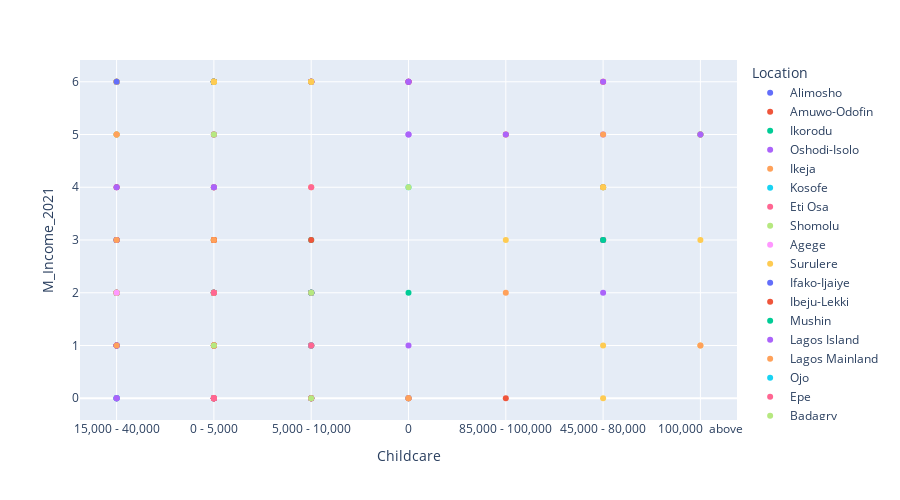

The code cell stored with this chart in its notebook:
### Markdown cell above
Inference

Areas in Lagos State will be represented by three categories. The Higher Category ranging from  70,000 - 95,000 and 100,000 above.  The medium Category ranging from 15,000 - 40,000, and 45,000 - 65,000, the lower Category ranging from 0 - 5,000, and  5,000 - 10,000. 

Areas in Lagos with Higher monthly cost of Clothing are; Lagos Island, Surulere, Eti Osa, Ibeju-lekki, Ifako-ijaiye, and Lagos Mainland

Areas in Lagos state with Medium monthly cost of Clothing are; Agege, Lagos Island, Lagos Mainland, and Oshodi-Isolo.

While Areas in Lagos state with low monthly cost of Clothing are; Badagry, Epe, Ikorodu,  Ibeju lekki, Ajeromi, Shomolu, lagos mainland, Apapa and Eti-Osa.

### Code cell
# plotting a scatter graph that shows the relationship between Monthly Childcare	 
# and Monthly Income using year 2021.
px.scatter(cl_df, y="M_Income_2021", x="Childcare", color="Location", size_max=60, height=500,)

### Figure 1 — Plotly figure (JSON) as saved in the notebook; plotly's stock layout.template omitted (floating-point values rounded to 4 significant figures)
{"data": [{"hovertemplate": "Location=Alimosho<br>Childcare=%{x}<br>M_Income_2021=%{y}<extra></extra>", "legendgroup": "Alimosho", "marker": {"color": "#636efa", "symbol": "circle"}, "mode": "markers", "name": "Alimosho", "orientation": "v", "showlegend": true, "type": "scatter", "x": ["15,000 - 40,000", "15,000 - 40,000", "0 - 5,000", "0 - 5,000", "0 - 5,000", "0 - 5,000", "5,000 - 10,000", "0 - 5,000", 0, "0 - 5,000", "0 - 5,000"], "xaxis": "x", "y": [0, 6, 6, 0, 6, 6, 0, 2, 6, 0, 6], "yaxis": "y"}, {"hovertemplate": "Location=Amuwo-Odofin<br>Childcare=%{x}<br>M_Income_2021=%{y}<extra></extra>", "legendgroup": "Amuwo-Odofin", "marker": {"color": "#EF553B", "symbol": "circle"}, "mode": "markers", "name": "Amuwo-Odofin", "orientation": "v", "showlegend": true, "type": "scatter", "x": ["0 - 5,000", "0 - 5,000", "85,000 - 100,000", "0 - 5,000", "0 - 5,000", "5,000 - 10,000", "15,000 - 40,000", "0 - 5,000", "15,000 - 40,000", "5,000 - 10,000", "0 - 5,000", "0 - 5,000", "0 - 5,000", "5,000 - 10,000"], "xaxis": "x", "y": [6, 6, 5, 1, 0, 2, 2, 3, 2, 1, 6, 6, 6, 2], "yaxis": "y"}, {"hovertemplate": "Location=Ikorodu<br>Childcare=%{x}<br>M_Income_2021=%{y}<extra></extra>", "legendgroup": "Ikorodu", "marker": {"color": "#00cc96", "symbol": "circle"}, "mode": "markers", "name": "Ikorodu", "orientation": "v", "showlegend": true, "type": "scatter", "x": ["0 - 5,000", "0 - 5,000", "0 - 5,000", "15,000 - 40,000", "0 - 5,000", "45,000 - 80,000", "0 - 5,000", "0 - 5,000", 0, "15,000 - 40,000", "0 - 5,000", "0 - 5,000", "15,000 - 40,000", "0 - 5,000", "5,000 - 10,000", "0 - 5,000", "0 - 5,000", "5,000 - 10,000", "0 - 5,000", "15,000 - 40,000", "5,000 - 10,000", "5,000 - 10,000", "15,000 - 40,000", "5,000 - 10,000", "5,000 - 10,000"], "xaxis": "x", "y": [6, 5, 6, 3, 6, 4, 0, 6, 2, 5, 2, 2, 6, 2, 2, 3, 6, 3, 6, 2, 1, 2, 1, 2, 2], "yaxis": "y"}, {"hovertemplate": "Location=Oshodi-Isolo<br>Childcare=%{x}<br>M_Income_2021=%{y}<extra></extra>", "legendgroup": "Oshodi-Isolo", "marker": {"color": "#ab63fa", "symbol": "circle"}, "mode": "markers", "name": "Oshodi-Isolo", "orientation": "v", "showlegend": true, "type": "scatter", "x": ["0 - 5,000", "0 - 5,000", "15,000 - 40,000", "5,000 - 10,000", 0, "15,000 - 40,000", "15,000 - 40,000", "15,000 - 40,000", "0 - 5,000", "0 - 5,000"], "xaxis": "x", "y": [6, 2, 0, 6, 1, 6, 0, 4, 2, 2], "yaxis": "y"}, {"hovertemplate": "Location=Ikeja<br>Childcare=%{x}<br>M_Income_2021=%{y}<extra></extra>", "legendgroup": "Ikeja", "marker": {"color": "#FFA15A", "symbol": "circle"}, "mode": "markers", "name": "Ikeja", "orientation": "v", "showlegend": true, "type": "scatter", "x": ["15,000 - 40,000", "15,000 - 40,000", "15,000 - 40,000", "0 - 5,000", "100,000  above", "0 - 5,000", "0 - 5,000", "15,000 - 40,000", "0 - 5,000", "0 - 5,000", "5,000 - 10,000", "15,000 - 40,000", "45,000 - 80,000", "5,000 - 10,000", "0 - 5,000", "5,000 - 10,000", "100,000  above", 0, "45,000 - 80,000", "5,000 - 10,000", "45,000 - 80,000", "45,000 - 80,000", "45,000 - 80,000", "0 - 5,000", "0 - 5,000", "15,000 - 40,000", "0 - 5,000", "15,000 - 40,000", "0 - 5,000", "0 - 5,000", "5,000 - 10,000", "5,000 - 10,000", "15,000 - 40,000", "0 - 5,000", "5,000 - 10,000"], "xaxis": "x", "y": [5, 1, 6, 3, 5, 6, 2, 1, 0, 1, 2, 0, 4, 4, 0, 1, 5, 0, 6, 0, 3, 3, 4, 0, 2, 2, 0, 3, 3, 6, 0, 6, 0, 2, 6], "yaxis": "y"}, {"hovertemplate": "Location=Kosofe<br>Childcare=%{x}<br>M_Income_2021=%{y}<extra></extra>", "legendgroup": "Kosofe", "marker": {"color": "#19d3f3", "symbol": "circle"}, "mode": "markers", "name": "Kosofe", "orientation": "v", "showlegend": true, "type": "scatter", "x": ["0 - 5,000", 0, "0 - 5,000", "15,000 - 40,000", "15,000 - 40,000", "15,000 - 40,000", "0 - 5,000", 0, "0 - 5,000", "0 - 5,000", "0 - 5,000", "15,000 - 40,000", 0, "15,000 - 40,000", "100,000  above", "0 - 5,000", "0 - 5,000", "0 - 5,000", "15,000 - 40,000"], "xaxis": "x", "y": [0, 4, 1, 3, 1, 0, 6, 0, 6, 1, 3, 0, 0, 3, 5, 2, 6, 2, 0], "yaxis": "y"}, {"hovertemplate": "Location=Eti Osa<br>Childcare=%{x}<br>M_Income_2021=%{y}<extra></extra>", "legendgroup": "Eti Osa", "marker": {"color": "#FF6692", "symbol": "circle"}, "mode": "markers", "name": "Eti Osa", "orientation": "v", "showlegend": true, "type": "scatter", "x": ["0 - 5,000", "0 - 5,000", "0 - 5,000", 0, "0 - 5,000", "0 - 5,000", "0 - 5,000", 0, "0 - 5,000", "5,000 - 10,000", "0 - 5,000", "45,000 - 80,000", "0 - 5,000", "0 - 5,000", "15,000 - 40,000", "100,000  above", "0 - 5,000", "5,000 - 10,000", "45,000 - 80,000", "15,000 - 40,000", "0 - 5,000", "0 - 5,000", "0 - 5,000", 0, "0 - 5,000", "5,000 - 10,000", "0 - 5,000", "5,000 - 10,000", "5,000 - 10,000", "5,000 - 10,000"], "xaxis": "x", "y": [1, 3, 2, 0, 1, 4, 4, 6, 0, 4, 5, 6, 6, 5, 3, 5, 4, 1, 3, 6, 0, 1, 0, 6, 0, 6, 0, 6, 1, 6], "yaxis": "y"}, {"hovertemplate": "Location=Shomolu<br>Childcare=%{x}<br>M_Income_2021=%{y}<extra></extra>", "legendgroup": "Shomolu", "marker": {"color": "#B6E880", "symbol": "circle"}, "mode": "markers", "name": "Shomolu", "orientation": "v", "showlegend": true, "type": "scatter", "x": ["45,000 - 80,000", 0, "0 - 5,000", "0 - 5,000", "0 - 5,000", "15,000 - 40,000", "15,000 - 40,000", "0 - 5,000", "100,000  above", "0 - 5,000", "0 - 5,000", "0 - 5,000", "0 - 5,000"], "xaxis": "x", "y": [3, 4, 5, 2, 6, 2, 6, 2, 5, 2, 4, 2, 2], "yaxis": "y"}, {"hovertemplate": "Location=Agege<br>Childcare=%{x}<br>M_Income_2021=%{y}<extra></extra>", "legendgroup": "Agege", "marker": {"color": "#FF97FF", "symbol": "circle"}, "mode": "markers", "name": "Agege", "orientation": "v", "showlegend": true, "type": "scatter", "x": ["15,000 - 40,000", "15,000 - 40,000", "5,000 - 10,000", "15,000 - 40,000", "5,000 - 10,000", "15,000 - 40,000", "15,000 - 40,000", "0 - 5,000", "0 - 5,000", "5,000 - 10,000"], "xaxis": "x", "y": [0, 1, 2, 2, 6, 2, 2, 2, 2, 2], "yaxis": "y"}, {"hovertemplate": "Location=Surulere<br>Childcare=%{x}<br>M_Income_2021=%{y}<extra></extra>", "legendgroup": "Surulere", "marker": {"color": "#FECB52", "symbol": "circle"}, "mode": "markers", "name": "Surulere", "orientation": "v", "showlegend": true, "type": "scatter", "x": ["0 - 5,000", "45,000 - 80,000", "0 - 5,000", "0 - 5,000", "0 - 5,000", "0 - 5,000", "0 - 5,000", "5,000 - 10,000", "0 - 5,000", "45,000 - 80,000", "45,000 - 80,000", "85,000 - 100,000", "15,000 - 40,000", "0 - 5,000", "100,000  above", "100,000  above", "0 - 5,000", "0 - 5,000", "0 - 5,000", "5,000 - 10,000", "15,000 - 40,000", "0 - 5,000", "5,000 - 10,000", "45,000 - 80,000", "15,000 - 40,000", "15,000 - 40,000", "0 - 5,000", "0 - 5,000", "5,000 - 10,000", "0 - 5,000", "15,000 - 40,000"], "xaxis": "x", "y": [3, 1, 2, 0, 6, 2, 2, 6, 2, 3, 0, 3, 5, 3, 1, 3, 3, 4, 3, 1, 2, 6, 1, 4, 6, 6, 2, 2, 0, 0, 1], "yaxis": "y"}, {"hovertemplate": "Location=Ifako-Ijaiye<br>Childcare=%{x}<br>M_Income_2021=%{y}<extra></extra>", "legendgroup": "Ifako-Ijaiye", "marker": {"color": "#636efa", "symbol": "circle"}, "mode": "markers", "name": "Ifako-Ijaiye", "orientation": "v", "showlegend": true, "type": "scatter", "x": ["5,000 - 10,000", "0 - 5,000", "0 - 5,000", "0 - 5,000", "15,000 - 40,000", "15,000 - 40,000", "15,000 - 40,000", "0 - 5,000", "45,000 - 80,000", "5,000 - 10,000", "15,000 - 40,000", "0 - 5,000", "15,000 - 40,000", "15,000 - 40,000"], "xaxis": "x", "y": [6, 2, 0, 6, 1, 2, 2, 6, 3, 6, 1, 0, 0, 6], "yaxis": "y"}, {"hovertemplate": "Location=Ibeju-Lekki<br>Childcare=%{x}<br>M_Income_2021=%{y}<extra></extra>", "legendgroup": "Ibeju-Lekki", "marker": {"color": "#EF553B", "symbol": "circle"}, "mode": "markers", "name": "Ibeju-Lekki", "orientation": "v", "showlegend": true, "type": "scatter", "x": [0, "85,000 - 100,000", "0 - 5,000", "0 - 5,000", "0 - 5,000", "15,000 - 40,000", "15,000 - 40,000", "0 - 5,000", "0 - 5,000", "0 - 5,000", "5,000 - 10,000", "5,000 - 10,000", "0 - 5,000", "15,000 - 40,000", "5,000 - 10,000"], "xaxis": "x", "y": [6, 0, 1, 3, 6, 1, 3, 0, 3, 1, 6, 3, 0, 4, 0], "yaxis": "y"}, {"hovertemplate": "Location=Mushin<br>Childcare=%{x}<br>M_Income_2021=%{y}<extra></extra>", "legendgroup": "Mushin", "marker": {"color": "#00cc96", "symbol": "circle"}, "mode": "markers", "name": "Mushin", "orientation": "v", "showlegend": true, "type": "scatter", "x": ["45,000 - 80,000", "5,000 - 10,000", "0 - 5,000", "0 - 5,000", "0 - 5,000", "0 - 5,000", "5,000 - 10,000"], "xaxis": "x", "y": [3, 0, 6, 2, 2, 6, 2], "yaxis": "y"}, {"hovertemplate": "Location=Lagos Island<br>Childcare=%{x}<br>M_Income_2021=%{y}<extra></extra>", "legendgroup": "Lagos Island", "marker": {"color": "#ab63fa", "symbol": "circle"}, "mode": "markers", "name": "Lagos Island", "orientation": "v", "showlegend": true, "type": "scatter", "x": ["15,000 - 40,000", "15,000 - 40,000", "5,000 - 10,000", "5,000 - 10,000", 0, 0, "45,000 - 80,000", "0 - 5,000", 0, "0 - 5,000", 0, "0 - 5,000", "5,000 - 10,000", "5,000 - 10,000", "0 - 5,000", "0 - 5,000", "100,000  above", 0, "45,000 - 80,000", "85,000 - 100,000", "45,000 - 80,000", "0 - 5,000", "0 - 5,000", "0 - 5,000", "0 - 5,000", "0 - 5,000", "5,000 - 10,000", "5,000 - 10,000", "15,000 - 40,000", "15,000 - 40,000", "0 - 5,000", "15,000 - 40,000", "0 - 5,000"], "xaxis": "x", "y": [1, 1, 1, 0, 6, 5, 2, 2, 0, 4, 6, 2, 0, 2, 6, 0, 5, 5, 5, 5, 6, 6, 0, 4, 2, 0, 6, 6, 3, 0, 6, 4, 0], "yaxis": "y"}, {"hovertemplate": "Location=Lagos Mainland<br>Childcare=%{x}<br>M_Income_2021=%{y}<extra></extra>", "legendgroup": "Lagos Mainland", "marker": {"color": "#FFA15A", "symbol": "circle"}, "mode": "markers", "name": "Lagos Mainland", "orientation": "v", "showlegend": true, "type": "scatter", "x": [0, "0 - 5,000", "0 - 5,000", 0, "0 - 5,000", "100,000  above", "0 - 5,000", "15,000 - 40,000", "45,000 - 80,000", "85,000 - 100,000", "0 - 5,000", "15,000 - 40,000", "15,000 - 40,000", "0 - 5,000", "15,000 - 40,000", "5,000 - 10,000", "15,000 - 40,000", "0 - 5,000", "15,000 - 40,000", "0 - 5,000", "0 - 5,000", "5,000 - 10,000", "0 - 5,000"], "xaxis": "x", "y": [0, 0, 2, 0, 2, 1, 0, 2, 5, 2, 1, 2, 5, 3, 2, 2, 3, 0, 1, 6, 1, 0, 6], "yaxis": "y"}, {"hovertemplate": "Location=Ojo<br>Childcare=%{x}<br>M_Income_2021=%{y}<extra></extra>", "legendgroup": "Ojo", "marker": {"color": "#19d3f3", "symbol": "circle"}, "mode": "markers", "name": "Ojo", "orientation": "v", "showlegend": true, "type": "scatter", "x": ["0 - 5,000", "5,000 - 10,000", "5,000 - 10,000", "5,000 - 10,000"], "xaxis": "x", "y": [6, 2, 1, 2], "yaxis": "y"}, {"hovertemplate": "Location=Epe<br>Childcare=%{x}<br>M_Income_2021=%{y}<extra></extra>", "legendgroup": "Epe", "marker": {"color": "#FF6692", "symbol": "circle"}, "mode": "markers", "name": "Epe", "orientation": "v", "showlegend": true, "type": "scatter", "x": ["0 - 5,000", "5,000 - 10,000", "0 - 5,000", "0 - 5,000", "5,000 - 10,000", "5,000 - 10,000", "0 - 5,000", "0 - 5,000"], "xaxis": "x", "y": [0, 2, 2, 6, 0, 1, 0, 0], "yaxis": "y"}, {"hovertemplate": "Location=Badagry<br>Childcare=%{x}<br>M_Income_2021=%{y}<extra></extra>", "legendgroup": "Badagry", "marker": {"color": "#B6E880", "symbol": "circle"}, "mode": "markers", "name": "Badagry", "orientation": "v", "showlegend": true, "type": "scatter", "x": ["5,000 - 10,000", "15,000 - 40,000", "0 - 5,000", "0 - 5,000", "5,000 - 10,000", "0 - 5,000", "5,000 - 10,000"], "xaxis": "x", "y": [0, 2, 1, 6, 6, 6, 2], "yaxis": "y"}, {"hovertemplate": "Location=Ajeromi-Ifelodun<br>Childcare=%{x}<br>M_Income_2021=%{y}<extra></extra>", "legendgroup": "Ajeromi-Ifelodun", "marker": {"color": "#FF97FF", "symbol": "circle"}, "mode": "markers", "name": "Ajeromi-Ifelodun", "orientation": "v", "showlegend": true, "type": "scatter", "x": ["15,000 - 40,000"], "xaxis": "x", "y": [2], "yaxis": "y"}, {"hovertemplate": "Location=Apapa<br>Childcare=%{x}<br>M_Income_2021=%{y}<extra></extra>", "legendgroup": "Apapa", "marker": {"color": "#FECB52", "symbol": "circle"}, "mode": "markers", "name": "Apapa", "orientation": "v", "showlegend": true, "type": "scatter", "x": ["0 - 5,000", "5,000 - 10,000", "5,000 - 10,000", "0 - 5,000", "0 - 5,000"], "xaxis": "x", "y": [6, 6, 6, 6, 6], "yaxis": "y"}], "layout": {"height": 500, "legend": {"title": {"text": "Location"}, "tracegroupgap": 0}, "margin": {"t": 60}, "xaxis": {"anchor": "y", "domain": [0, 1], "title": {"text": "Childcare"}}, "yaxis": {"anchor": "x", "domain": [0, 1], "title": {"text": "M_Income_2021"}}}}
